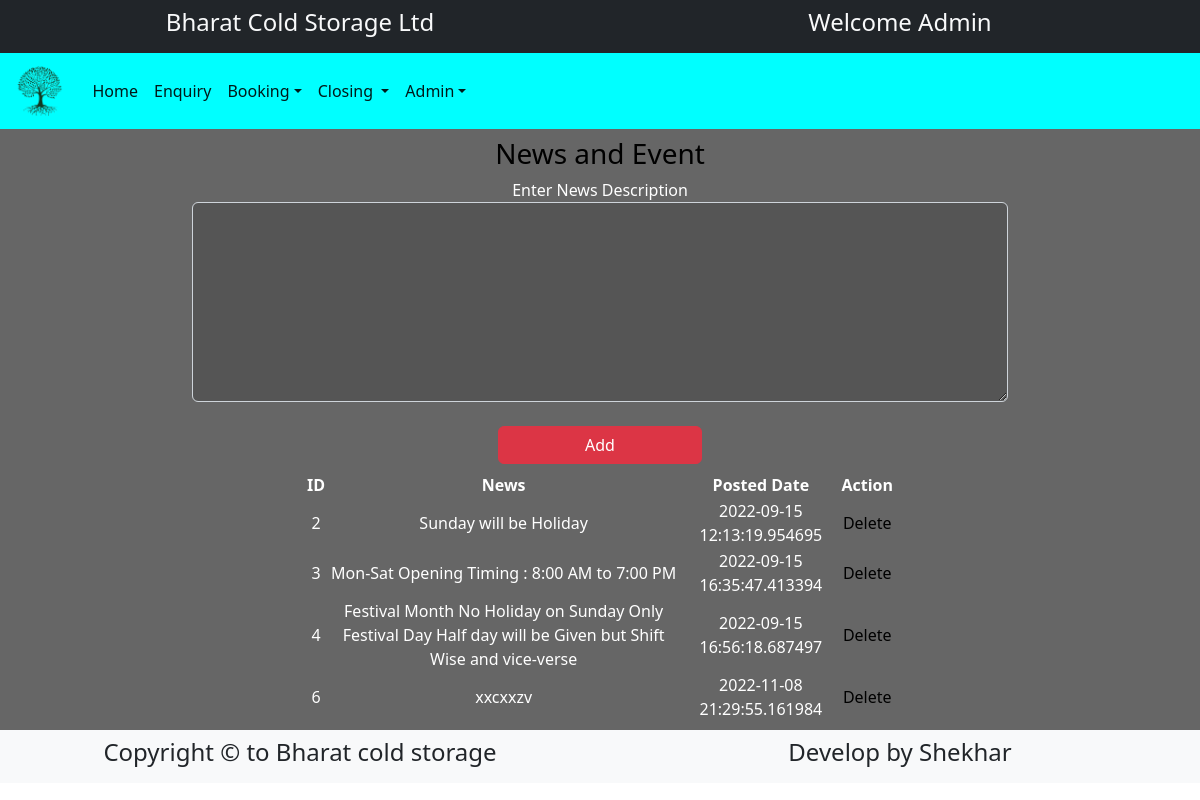
/adminapp/adminhome/ (signed in), run on the app's committed database.
### adminapp/models.py (models this page shows)
class News(models.Model):
    newstext=models.TextField()
    newsdate=models.CharField(max_length=30)

### adminapp/views.py (the view)
# urls.py: path('adminhome/',views.adminhome,name='adminhome'),
def adminhome(request):
    try:
       if request.session['userid']:
           ns=News.objects.all()
           return render(request,'adminhome.html',{'ns':ns})
    except:
        return render(request,'login.html')

### adminapp/templates/adminhome.html (shortened to what this page needs)
{% extends "adminbase.html" %}
{% block body %}
<h3 class="text-center b "> News and Event</h3>
<div class="row" >
    <div class="col-sm-6 text-center" style="width:70%; margin:auto;">
        <form action="{% url 'adminapp:addnews' %}" method="post">
            <div class="form-group">
            <label> Enter News Description</label>
                <textarea name="newstext"  class="form-control" style="background-color :#0000002a ; height:200px; color:black;" required="true"> </textarea>
            </div>
            <br/>
            <input type="submit" value="Add" class="btn btn-danger d-grid gap-3 col-3 mx-auto "/>
        </form>
    </div>
</div>
<div class="row mt-2">
    <div class="col-sm-12" style="width:100%; margin:0 auto;">
        <table  style=" width:50%; margin:0 auto; ">
            <tr class="text-center ">
                <th>ID</th>
                <th>News</th>
                <th>Posted Date</th>
                <th>Action</th>
            </tr>
            {% for n in ns %}
            <tr class="text-center ">
                <td>{{n.id}}</td>
                <td>{{n.newstext}}</td>
                <td>{{n.newsdate}}</td>
                <td>
                <a href="{% url 'adminapp:deletenews' id=n.id %}" >Delete</a>
                </td>
            </tr>
            {% endfor %}
        </table>
    </div>
</div>
{% endblock body %}

### adminapp/templates/adminbase.html (style rules this page uses)
.b { color:black; }
a { text-decoration: none; color:black; }

### data on the page
News: id "2", newstext "Sunday will be Holiday", newsdate "2022-09-15 12:13:19.954695"
News: id "3", newstext "Mon-Sat Opening Timing : 8:00 AM to 7:00 PM", newsdate "2022-09-15 16:35:47.413394"
News: id "4", newstext "Festival Month No Holiday on Sunday Only Festival Day Half day will be Given but Shift Wise and vice-verse", newsdate "2022-09-15 16:56:18.687497"
News: id "6", newstext "xxcxxzv", newsdate "2022-11-08 21:29:55.161984"
